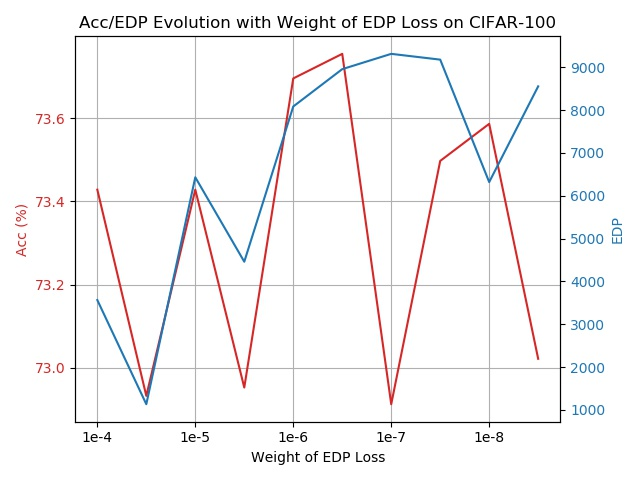

Reproduce this figure in Python.
import numpy as np
import matplotlib.pyplot as plt

# Create some mock data
x1 = list(range(10))
x2 = list(range(10))
data1 = [73.428, 72.933, 73.428, 72.953, 73.695, 73.754, 72.913, 73.497, 73.586, 73.022]
data2 = [3566, 1134, 6432, 4461, 8085, 8957, 9314, 9179, 6320, 8555]

fig, ax1 = plt.subplots()

color = 'tab:red'
ax1.set_xlabel('Weight of EDP Loss')
ax1.set_ylabel('Acc (%)', color=color)
ax1.plot(x1, data1, color=color)
ax1.tick_params(axis='y', labelcolor=color)
ax1.set_title('Acc/EDP Evolution with Weight of EDP Loss on CIFAR-100')
ax1.grid()

ax2 = ax1.twinx()  # instantiate a second axes that shares the same x-axis

color = 'tab:blue'
ax2.set_ylabel('EDP', color=color)  # we already handled the x-label with ax1
ax2.plot(x2, data2, color=color)
ax2.tick_params(axis='y', labelcolor=color)
ax2.set_xticklabels(['1e-3','1e-4','1e-5','1e-6','1e-7','1e-8','1e-9','1e-10','1e-11','1e-12'])

fig.tight_layout()  # otherwise the right y-label is slightly clipped
plt.savefig('edp_weight_ablation.jpg', tight=True)
plt.show()